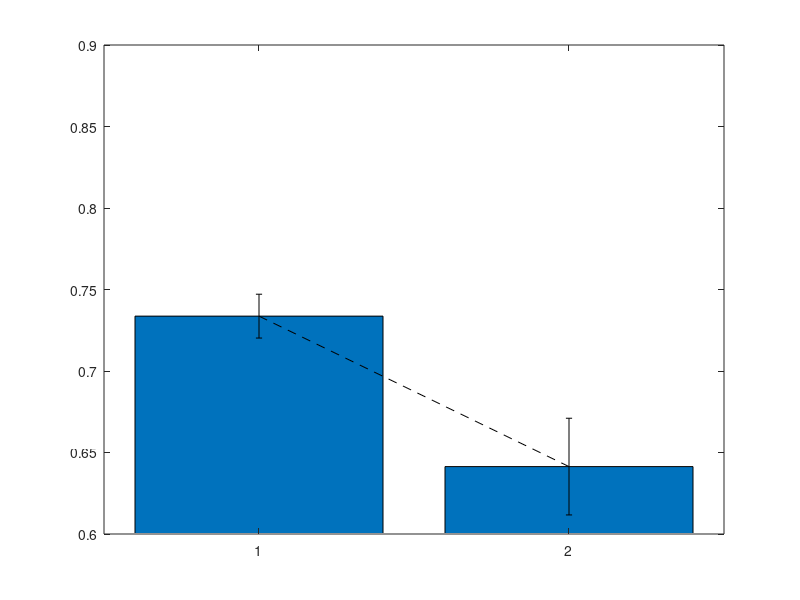

This chart was generated by the following MATLAB code: (Note: this script raises an error after producing the figure.)
clear; close all;

% Load data
blocked = load('BothTest_Blocked.mat');
interleaved = load('BothTest_Interleaved.mat');

%% General Performance
figure
bar_data = [mean(blocked.Accuracy(blocked.Subspace <= 2)), ...
            mean(interleaved.Accuracy(interleaved.Subspace <= 2))];
sem_data = [std(blocked.Accuracy(blocked.Subspace <= 2))/sqrt(118), ...
            std(interleaved.Accuracy(interleaved.Subspace <= 2))/sqrt(54)];

bar(bar_data); hold on;
errorbar(1:2, bar_data, sem_data, 'k--');
ylim([0.6,0.9]);
set(gca, 'XTick', 1:2, 'XTickLabels', {'Blocked', 'Interleaved'});
ylabel('Accuracy');
title('General Performance');

%% General: Same vs Different Structures
figure;
for i = 1:2
    subplot(1,2,i);
    if i == 1
        data = blocked; titleTxt = 'Blocked';
    else
        data = interleaved; titleTxt = 'Interleaved';
    end

    sameIdx = data.Subspace == 1;
    diffIdx = data.Subspace == 2;

    bar_data = [mean(data.Accuracy(sameIdx)), mean(data.Accuracy(diffIdx))];
    sem_data = [std(data.Accuracy(sameIdx))/sqrt(sum(sameIdx)), ...
                std(data.Accuracy(diffIdx))/sqrt(sum(diffIdx))];

    bar(bar_data); hold on;
    errorbar(1:2, bar_data, sem_data, 'k--');
    ylim([0.6,0.9]);
    set(gca, 'XTick', 1:2, 'XTickLabels', {'Same', 'Different'});
    ylabel('Accuracy');
    title(titleTxt);
end
sgtitle('General: Same vs Different Structures');

%% General Blocked Order (Spatial First vs Conceptual First)
nSubs = numel(blocked.Accuracy);
half = floor(nSubs/2);

figure;
for i = 1:2
    subplot(1,2,i);
    if i == 1
        idx = 1:half; titleTxt = 'Spatial First';
    else
        idx = (half+1):nSubs; titleTxt = 'Conceptual First';
    end

    sameIdx = blocked.Subspace == 1 & ismember(1:nSubs, idx);
    diffIdx = blocked.Subspace == 2 & ismember(1:nSubs, idx);

    bar_data = [mean(blocked.Accuracy(sameIdx)), mean(blocked.Accuracy(diffIdx))];
    sem_data = [std(blocked.Accuracy(sameIdx))/sqrt(sum(sameIdx)), ...
                std(blocked.Accuracy(diffIdx))/sqrt(sum(diffIdx))];

    bar(bar_data); hold on;
    errorbar(1:2, bar_data, sem_data, 'k--');
    ylim([0.6,0.9]);
    set(gca, 'XTick', 1:2, 'XTickLabels', {'Same', 'Different'});
    ylabel('Accuracy');
    title(titleTxt);
end
sgtitle('General: Blocked Order');

%% OLD / NEW ACCURACY SECTIONS
types = {'Old', 'New'};
for t = 1:2
    field = [types{t} 'Acc'];
    sg = [types{t} ' Performance'];

    % General
    figure;
    bar_data = [mean(blocked.(field)(blocked.Subspace <= 2)), ...
                mean(interleaved.(field)(interleaved.Subspace <= 2))];
    sem_data = [std(blocked.(field))/sqrt(118), std(interleaved.(field))/sqrt(54)];
    bar(bar_data); hold on;
    errorbar(1:2, bar_data, sem_data, 'k--');
    ylim([0.6,0.9]);
    set(gca, 'XTick', 1:2, 'XTickLabels', {'Blocked', 'Interleaved'});
    ylabel('Accuracy');
    title(sg);

    % Same vs Different
    figure;
    for i = 1:2
        subplot(1,2,i);
        if i == 1
            data = blocked; titleTxt = 'Blocked';
        else
            data = interleaved; titleTxt = 'Interleaved';
        end

        sameIdx = data.Subspace == 1;
        diffIdx = data.Subspace == 2;

        bar_data = [mean(data.(field)(sameIdx)), mean(data.(field)(diffIdx))];
        sem_data = [std(data.(field)(sameIdx))/sqrt(sum(sameIdx)), ...
                    std(data.(field)(diffIdx))/sqrt(sum(diffIdx))];

        bar(bar_data); hold on;
        errorbar(1:2, bar_data, sem_data, 'k--');
        ylim([0.6,0.9]);
        set(gca, 'XTick', 1:2, 'XTickLabels', {'Same', 'Different'});
        ylabel('Accuracy');
        title(titleTxt);
    end
    sgtitle([types{t} ': Same vs Different Structures']);
end
